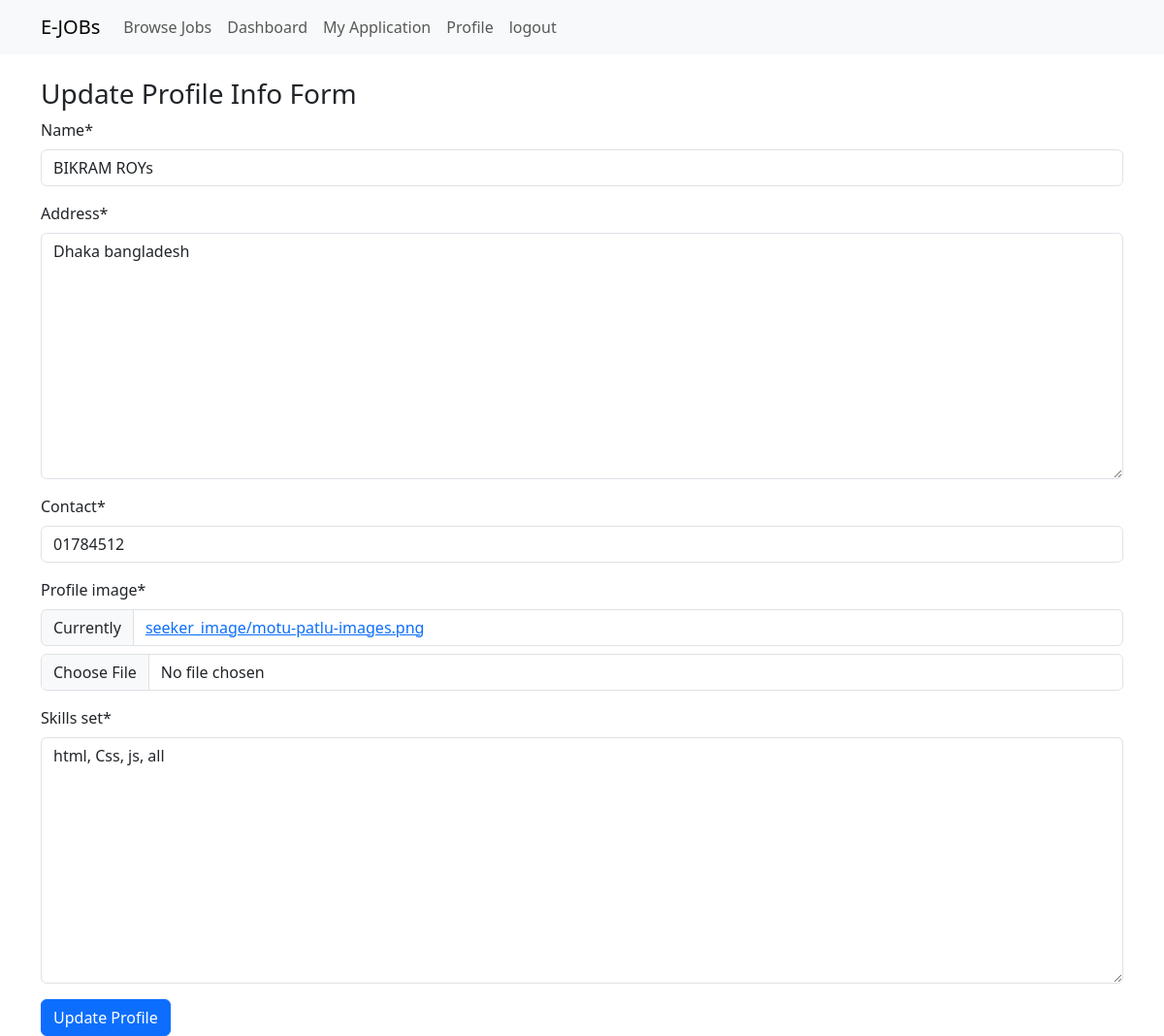
The app's page /update-profile-view/ (signed in), older data.
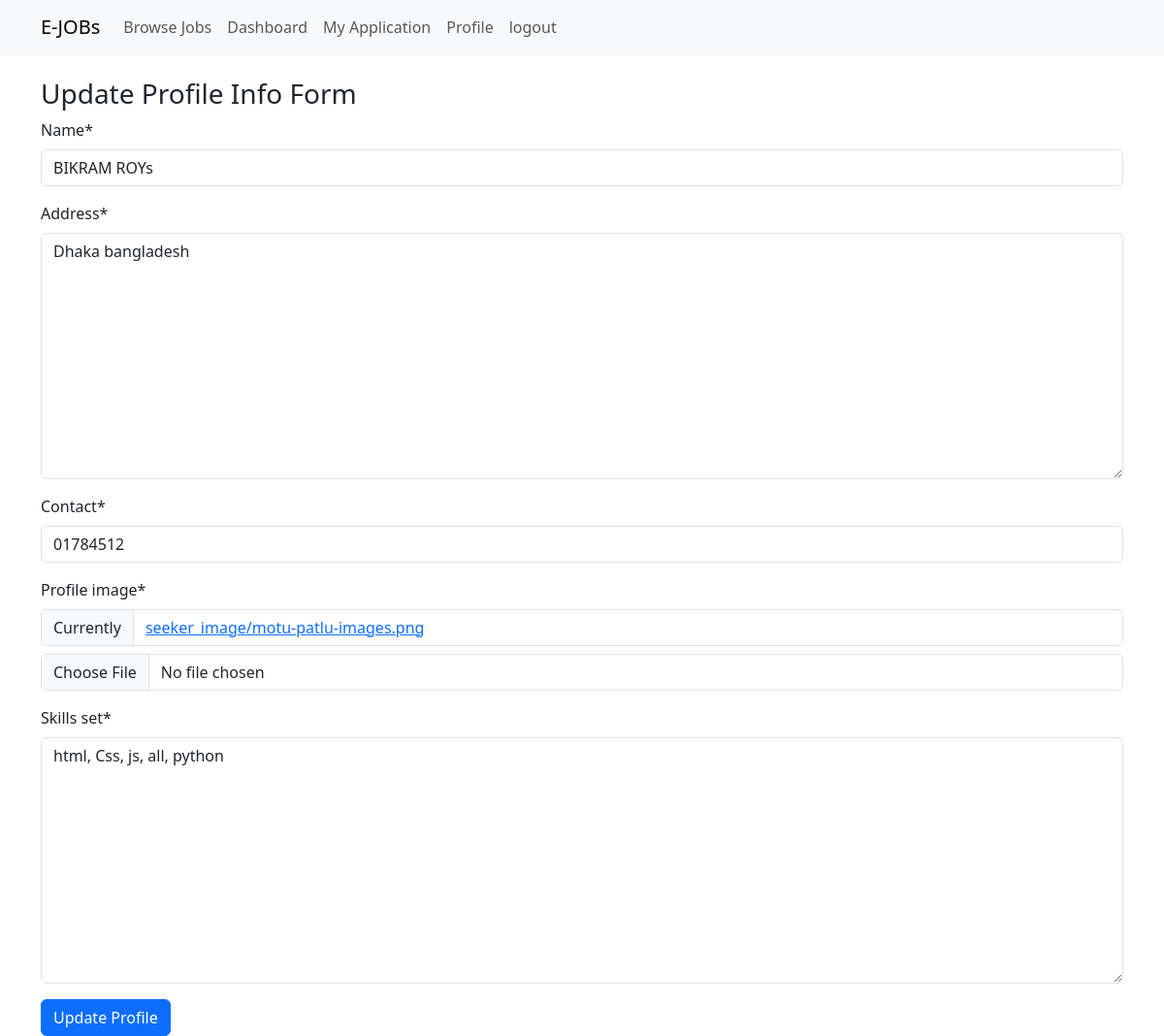
The same page, newer data.
### jobportal/models.py (models this page shows, shortened)
class SeekerProfileModel(models.Model):
    seeker = models.OneToOneField(
        User,
        on_delete=models.CASCADE,
        related_name='seeker_profile',
        null=True
    )
    name = models.CharField(max_length=200, null=True)
    address = models.TextField(null=True)
    contact = models.CharField(max_length=20, null=True)
    profile_image = models.ImageField(upload_to='seeker_image', null=True)
    skills_set = models.TextField(null=True)
    created_at = models.DateField(auto_now_add=True, null=True)
    updated_at = models.DateField(auto_now=True, null=True)

### jobportal/views.py (the view, shortened to what this page needs)
# urls.py: path('update-profile-view/', update_profile_view, name='update_profile_view'),
@login_required
def update_profile_view(request):
    current_user = request.user
    if current_user.user_type == 'Recruiter':
        try:
            profile_data = RecruiterProfileModel.objects.get(recruiter= current_user)
        except:
            profile_data = None
        if request.method == 'POST':
            form_data = RecruiterProfileUpdateForm(request.POST, request.FILES, instance=profile_data)
            if form_data.is_valid():
                data = form_data.save(commit=False)
                data.recruiter = current_user
                data.save()
                messages.success(request, 'Profile Updated Successfully.')
                return redirect('profile_view')
        form_data = RecruiterProfileUpdateForm(instance=profile_data)
    else:
        try:
            profile_data = SeekerProfileModel.objects.get(seeker = current_user)
        except:
            profile_data = None
        form_data = SeekerProfileUpdateForm(instance=profile_data)
    context = {
        'form_data': form_data,
        'title': 'Update Profile Info Page',
        'form_title': 'Update Profile Info Form',
        'form_btn': 'Update Profile',
    }
    return render(request, 'master/base-form.html', context)

### jobportal/forms.py
class SeekerProfileUpdateForm(forms.ModelForm):
  class Meta:
    model = SeekerProfileModel
    fields = '__all__'
    exclude = ['seeker']

### jobportal/templates/master/base-form.html (shortened to what this page needs)
{% extends 'master/base.html' %}
{% block content %}
{% load crispy_forms_tags %}
<h3>{{form_title}}</h3>
<form method="post" enctype="multipart/form-data">
  {{form_data|crispy}}
  <button type="submit" class="btn btn-primary">{{form_btn}}</button>
</form>
{% endblock content %}

Row changes from the older to the newer data that the page shows:
changed SeekerProfileModel "BIKRAM ROYs": skills_set "html, Css, js, all" → "html, Css, js, all, python"
